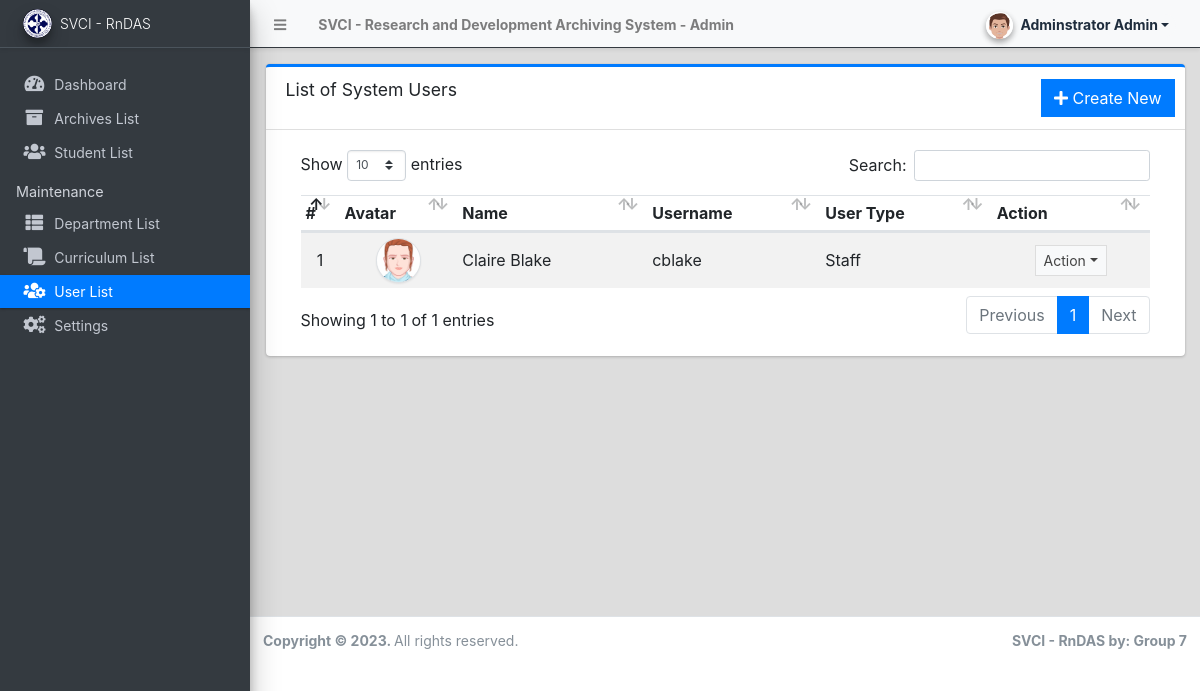
Page /admin/?page=user/list (signed in) on the committed database.
### tables this page shows
CREATE TABLE `users` (
  `id` int(50) NOT NULL,
  `firstname` varchar(250) NOT NULL,
  `middlename` text DEFAULT NULL,
  `lastname` varchar(250) NOT NULL,
  `username` text NOT NULL,
  `password` text NOT NULL,
  `avatar` text DEFAULT NULL,
  `last_login` datetime DEFAULT NULL,
  `type` tinyint(1) NOT NULL DEFAULT 0,
  `status` int(1) NOT NULL DEFAULT 1 COMMENT '0=not verified, 1 = verified',
  `date_added` datetime NOT NULL DEFAULT current_timestamp(),
  `date_updated` datetime DEFAULT NULL ON UPDATE current_timestamp()
);

### config.php (called while the page is built, shortened)
<?php
function validate_image($file){
	if(!empty($file)){
        $ex = explode('?',$file);
        $file = $ex[0];
        $param =  isset($ex[1]) ? '?'.$ex[1]  : '';
		if(is_file(base_app.$file)){
			return base_url.$file.$param;
		}else{
			return base_url.'dist/img/no-image-available.png';
		}
	}else{
		return base_url.'dist/img/no-image-available.png';
	}
}
?>

### admin/user/list.php (the view, shortened to what this page needs)
<div class="card card-outline card-primary">
	<div class="card-header">
		<h3 class="card-title">List of System Users</h3>
		<div class="card-tools">
			<a href="?page=user/manage_user" class="btn btn-flat btn-primary"><span class="fas fa-plus"></span>  Create New</a>
		</div>
	</div>
	<div class="card-body">
		<div class="container-fluid">
        <div class="container-fluid">
			<table class="table table-hover table-striped">
				<!-- <colgroup>
					<col width="5%">
					<col width="10%">
					<col width="20%">
					<col width="20%">
					<col width="15%">
					<col width="15%">
					<col width="10%">
				</colgroup> -->
				<thead>
					<tr>
						<th>#</th>
						<th>Avatar</th>
						<th>Name</th>
						<th>Username</th>
						<th>User Type</th>
						<th>Action</th>
					</tr>
				</thead>
				<tbody>
					<?php
						$i = 1;
						$qry = $conn->query("SELECT *,concat(firstname,' ',lastname) as name from `users` where id != '1' order by concat(firstname,' ',lastname) asc ");
						while($row = $qry->fetch_assoc()):
					?>
						<tr>
							<td class="text-center"><?php echo $i++; ?></td>
							<td class="text-center"><img src="<?php echo validate_image($row['avatar']) ?>" class="img-avatar img-thumbnail p-0 border-2" alt="user_avatar"></td>
							<td><?php echo ucwords($row['name']) ?></td>
							<td ><p class="m-0 truncate-1"><?php echo $row['username'] ?></p></td>
							<td ><p class="m-0"><?php echo ($row['type'] == 1 )? "Adminstrator" : "Staff" ?></p></td>
							<td align="center">
								 <button type="button" class="btn btn-flat btn-default btn-sm dropdown-toggle dropdown-icon" data-toggle="dropdown">
				                  		Action
				                  </button>
							</td>
						</tr>
					<?php endwhile; ?>
				</tbody>
			</table>
		</div>
		</div>
	</div>
</div>

### admin/user/list.php (style rules this page uses)
.img-avatar { width:45px; height:45px; object-fit:cover; object-position:center center; border-radius:100%; }

### rows in the picture
users: avatar (picture), name "Claire Blake", username "cblake", type "Staff"

### other values in the picture
$_settings->info('name') "SVCI - Research and Development Archiving System"
$_settings->userdata('firstname').' '.$_settings->userdata('lastname') "Adminstrator Admin"
$_settings->info('short_name') "SVCI - RnDAS"
